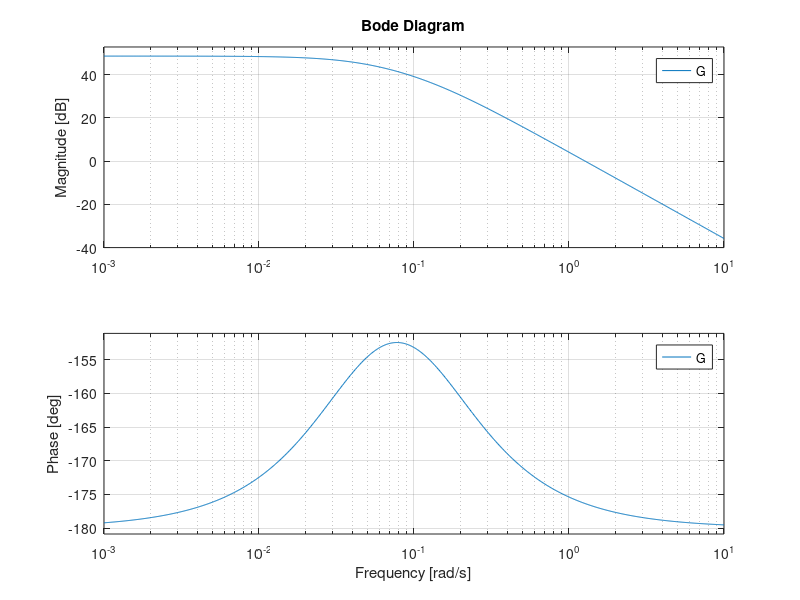

Source code (MATLAB):
%valores atuais de requisitos calculados a partir da funcao de
%transferência
wn_atual = 0.077;
csi_atual = 0.364;
pm_atual = 3.64;
ms_atual = 14.328;
tr_atual = 32.612;
mag_atual = 0.0269;
mag_esperada = 19.9;

% frequencia de corte no 0bd atual = 1,27 rad/s --> jogando no grafico de
% fase - 176º

%requisitos
tr = 8;
msideal = 5;
csi_ideal= sqrt(((log(msideal/100))^2)/((pi^2)+((log(msideal/100))^2)));
wn = (pi - acos(csi_ideal))/ (tr*(sqrt(1-((csi_ideal)^2))));

% margem de fase ideal:
pm_ideal = 100* csi_ideal;
% angulo de corte
ang_corte = 180 - pm_ideal;

% tabela de requisitos:
% margem de fase:
fprintf('requisitos do sistema:\n');
fprintf('MS = 5\nTr = 8s\n');
fprintf('PM = %f\nCsi =%f\nWn = %f\n', pm_ideal,csi_ideal,wn)

%tabela de requisitos atuais:
fprintf('\nValores atuais:\n');
fprintf('MS = %f\nTr = %f\nPM = %f\nCsi =%f\nWn = %f\n',ms_atual,tr_atual,pm_atual,csi_atual,wn_atual)


s = tf('s');

G = 1.62/ ((s - 0.047)*(s+0.128)); 

bode(G)

%ajustando o ganho k
ganho_db = mag_atual - mag_esperada;
k = 10^(-19.8731/20);
fprintf('\nparametros para ajuste:\n');
fprintf('controlador proporcionar com ganho k para ajuste da frequencia de corte:\nk = %f',k);

%projetando lead:
phi_max = pm_ideal - pm_atual;
alpha = ((1- sind(phi_max))/(1+ sind(phi_max)));
Kc = 0.69 ; %Kc = sqrt(alpha);
T = 1/(wn*Kc);
fprintf('\n \nparametros do lead:\n');
fprintf('phi max = %f\nalpha = %f\nKc = %f\nT = %f',phi_max,alpha,Kc,T);
%C =( ((Kc*T)*s + 1) / ((((alpha)*T)*s) + 1)) ;




